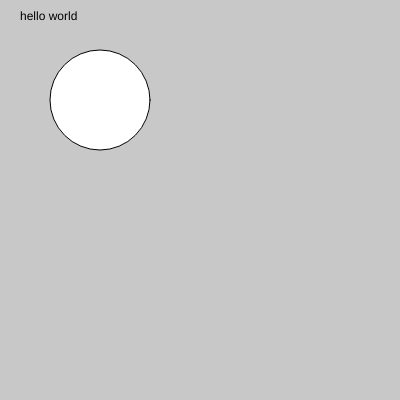
Frame 1 (no input)
Frame 60 (no input): identical to frame 1, image omitted
Frame 120 (the mouse pressed at the canvas centre since frame 60): identical to frame 1, image omitted

The p5.js sketch that drew this single still picture (run headless with seeded random() and noise() and a simulated clock; from frame 60 on, the mouse is pressed at the canvas centre):

// p5.js sketch
// ── sketch.js
function setup() {
  createCanvas(400, 400);
}

function draw() {
  background(200);
  ellipse(100, 100, 100, 100);
  text("hello world", 20, 20);
}
